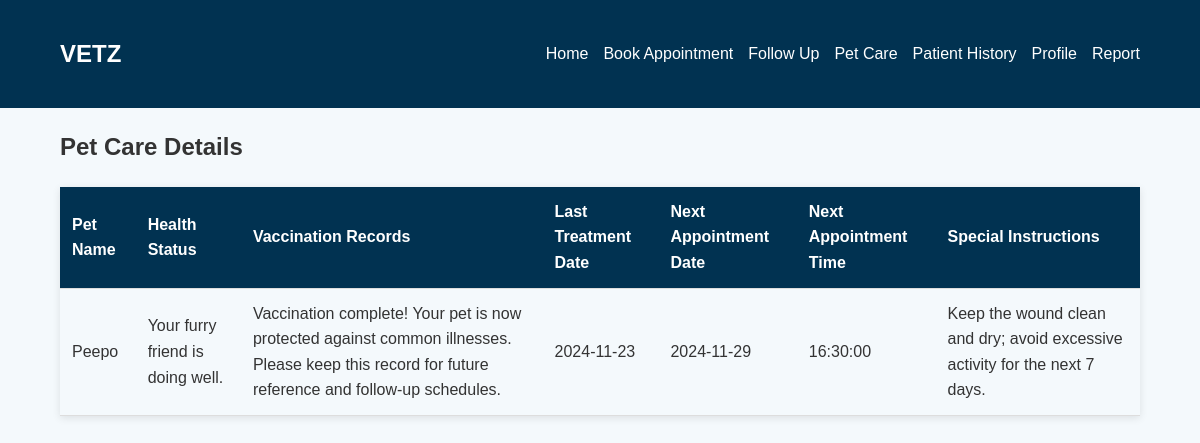
Page /pet_care.php (signed in) on the committed database.
### tables this page shows
CREATE TABLE `TreatmentPlan` (
  `TreatmentPlanID` int NOT NULL,
  `PatientID` int NOT NULL,
  `HealthStatus` text NOT NULL,
  `VaccinationRecords` text NOT NULL,
  `LastTreatmentDate` date NOT NULL,
  `NextCheckUpDate` date NOT NULL,
  `NextCheckUpTime` time NOT NULL,
  `SpecialInstructions` text NOT NULL
);

CREATE TABLE `Patient` (
  `PatientID` int NOT NULL,
  `petName` varchar(100) DEFAULT NULL,
  `Species` varchar(50) DEFAULT NULL,
  `Breed` varchar(50) DEFAULT NULL,
  `Age` int DEFAULT NULL,
  `VaccinationStatus` tinyint(1) DEFAULT NULL,
  `MedicalHistory` text,
  `UserID` int NOT NULL
);

### pet_care.php (the view, shortened to what this page needs)
<?php
include 'db_connect.php';
$userID = $_SESSION['UserID'];
$query = "
    SELECT
        p.petName,
        tp.HealthStatus,
        tp.VaccinationRecords,
        tp.LastTreatmentDate,
        tp.NextCheckUpDate,
        tp.NextCheckUpTime,
        tp.SpecialInstructions
    FROM TreatmentPlan tp
    INNER JOIN Patient p ON tp.PatientID = p.PatientID
    WHERE p.UserID = ?";
$stmt = $conn->prepare($query);
$stmt->bind_param("i", $userID);
$stmt->execute();
$result = $stmt->get_result();
?>
<!DOCTYPE html>
<html lang="en">
<head>
    <link rel="stylesheet" href="styles1.css">
</head>
<body>
    <header class="navbar">
        <div class="container">
            <h1 class="logo">VETZ</h1>
            <nav>
                <ul class="nav-links">
                    <li><a href="index.html">Home</a></li>
                    <li><a href="book-appointment.html">Book Appointment</a></li>
                    <li><a href="follow-up.php">Follow Up</a></li>
                    <li><a href="pet_care.php">Pet Care</a></li>
                    <li><a href="patient-history.html">Patient History</a></li>
                    <li><a href="user.html">Profile</a></li>
                    <li><a href="user_report.php">Report</a></li>
                </ul>
            </nav>
        </div>
    </header>
    <div class="container">
        <h2>Pet Care Details</h2>
        <?php if ($result->num_rows > 0): ?>
            <table>
                <thead>
                    <tr>
                        <th>Pet Name</th>
                        <th>Health Status</th>
                        <th>Vaccination Records</th>
                        <th>Last Treatment Date</th>
                        <th>Next Appointment Date</th>
                        <th>Next Appointment Time</th>
                        <th>Special Instructions</th>
                    </tr>
                </thead>
                <tbody>
                    <?php while ($row = $result->fetch_assoc()): ?>
                        <tr>
                            <td><?php echo htmlspecialchars($row['petName']); ?></td>
                            <td><?php echo htmlspecialchars($row['HealthStatus']); ?></td>
                            <td><?php echo htmlspecialchars($row['VaccinationRecords']); ?></td>
                            <td><?php echo htmlspecialchars($row['LastTreatmentDate']); ?></td>
                            <td><?php echo htmlspecialchars($row['NextCheckUpDate']); ?></td>
                            <td><?php echo htmlspecialchars($row['NextCheckUpTime']); ?></td>
                            <td><?php echo htmlspecialchars($row['SpecialInstructions']); ?></td>
                        </tr>
                    <?php endwhile; ?>
                </tbody>
            </table>
        <?php else: ?>
            <p class="no-data">No pet care details found for your account.</p>
        <?php endif; ?>
    </div>
</body>
</html>

### styles1.css (style rules this page uses)
* { margin: 0; padding: 0; box-sizing: border-box; font-family: Arial, sans-serif; }
body { background-color: #f4f9fc; color: #333; line-height: 1.6; }
.container { width: 90%; max-width: 1200px; margin: 0 auto; padding: 20px 0; }
.navbar { background-color: #013251; padding: 15px 0; }
.navbar .container { display: flex; justify-content: space-between; align-items: center; }
.logo { color: #ffffff; font-size: 24px; font-weight: bold; }
.nav-links { list-style-type: none; display: flex; gap: 15px; }
.nav-links a { color: #ffffff; text-decoration: none; font-size: 16px; transition: color 0.3s ease; }

### pet_care.php (style rules this page uses)
table { width: 100%; border-collapse: collapse; margin-top: 20px; box-shadow: 0 2px 8px rgba(0, 0, 0, 0.1); }
table th, table td { padding: 12px; text-align: left; border-bottom: 1px solid #ddd; }
table th { background-color: #013251; color: white; }
table td { color: #333; }

### rows in the picture
treatmentplan: PatientID.petName "Peepo", HealthStatus "Your furry friend is doing well.", VaccinationRecords "Vaccination complete! Your pet is now protected against common illnesses. Please keep this record for future reference and follow-up schedules.", LastTreatmentDate "2024-11-23", NextCheckUpDate "2024-11-29", NextCheckUpTime "16:30:00", SpecialInstructions "Keep the wound clean and dry; avoid excessive activity for the next 7 days."
